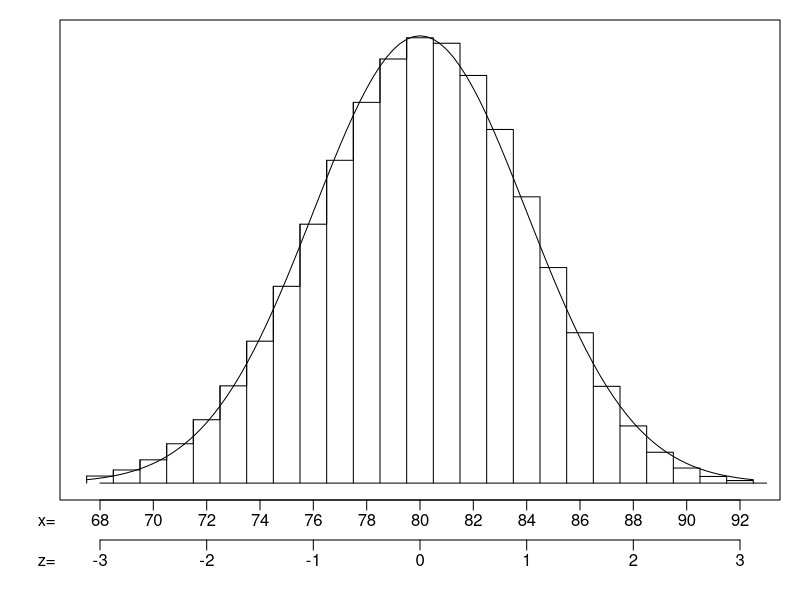
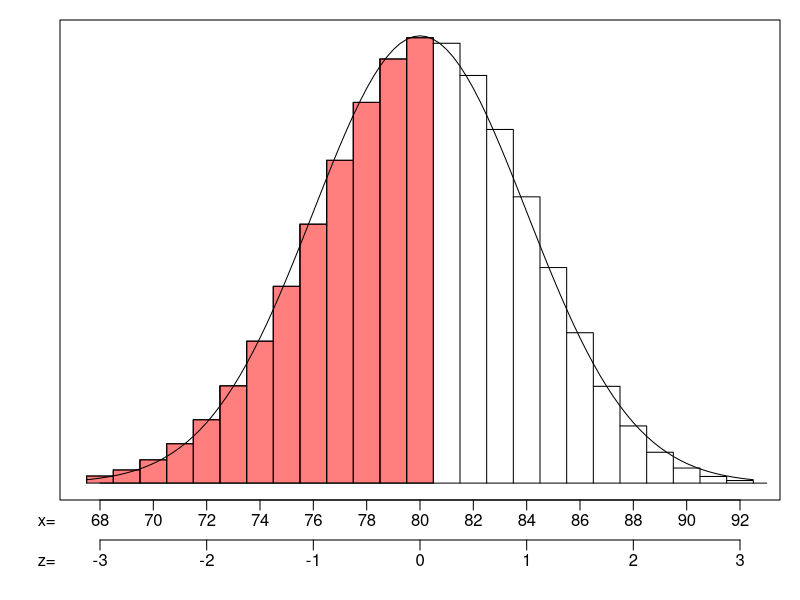
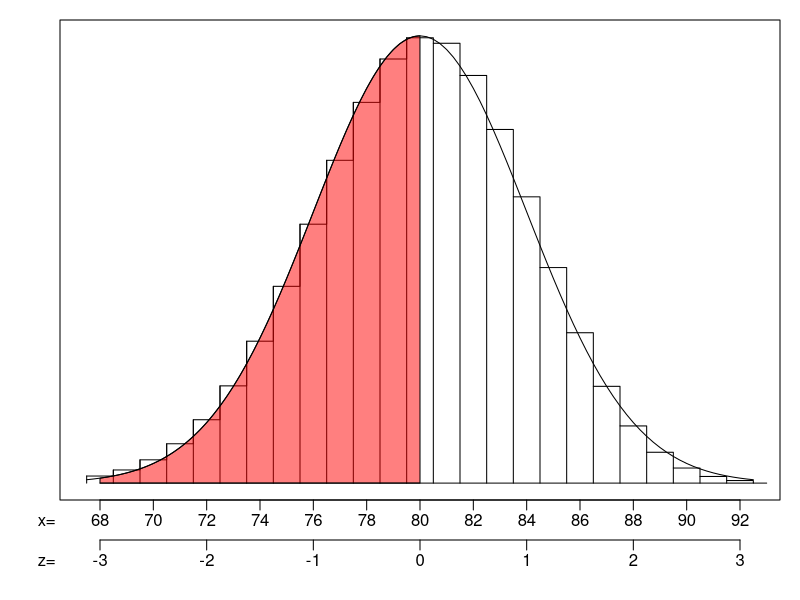
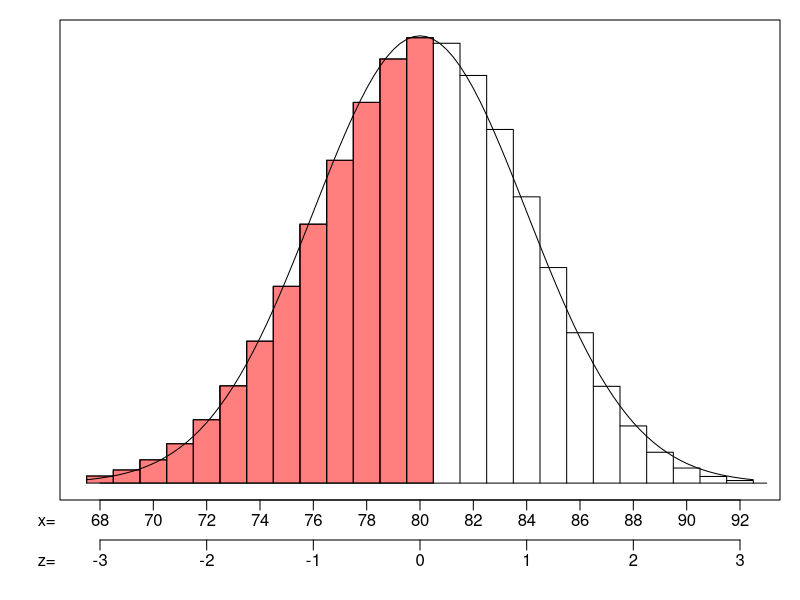
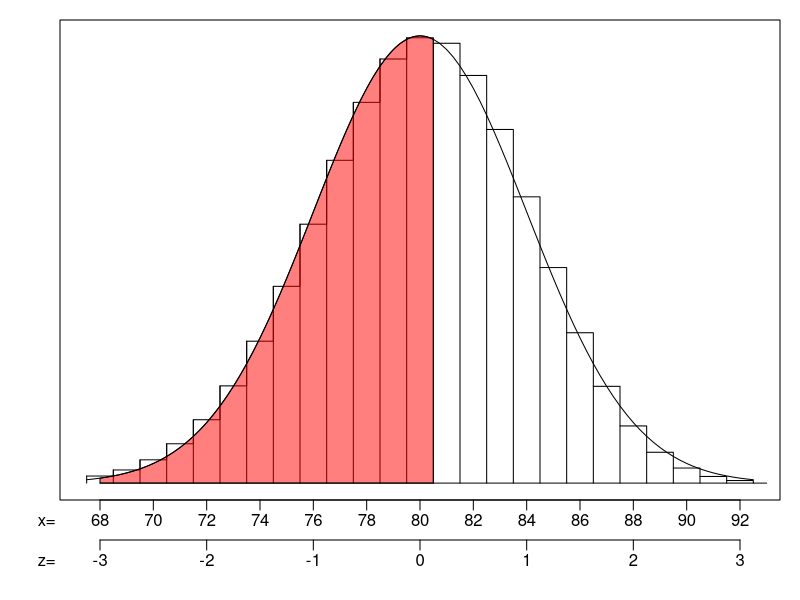
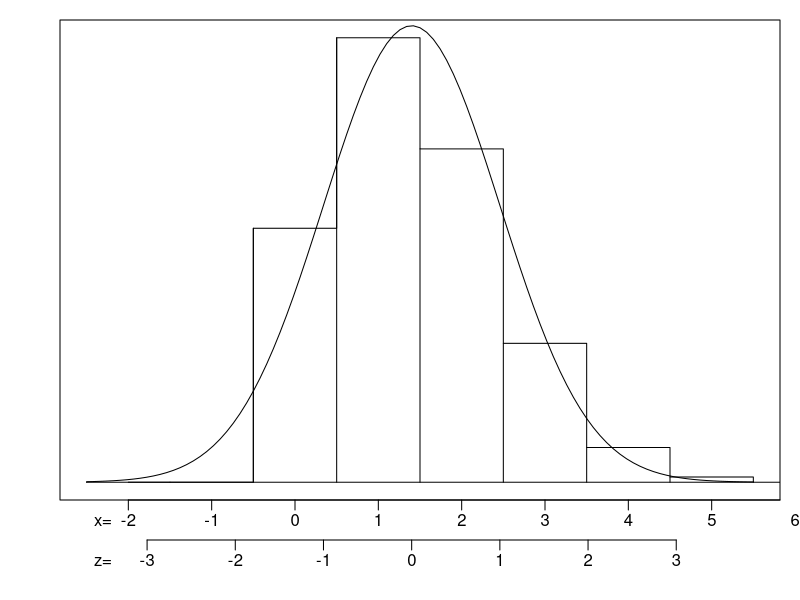

Reproduce these figures in R, in order.
## ---- chunk 1
knitr::opts_chunk$set(echo = FALSE)
## ---- chunk 2
n = 100
p = 0.8
par(mar=c(5,3,1,1))
mu = n*p
s = sqrt(n*p*(1-p))
sig = round(sqrt(n*p*(1-p)),4)
low = floor(mu-3*s)
high = ceiling(mu+3*s)+1
xs = seq(low,high,length=10000)
ys = dnorm(xs,mu,s)
yy = dbinom(low:high, n, p)
plot(low:high-0.5,yy,type="s",main=NULL,xlab=NULL,ann=FALSE, xaxt='n', ylab=NULL, yaxt='n')
lines(low:high-0.5,yy,type="h")
#polygon(c(xs[xs>=ks[1]-0.5 & xs<=ks[2]+0.5], ks[2]+0.5, ks[1]-0.5),c(ys[xs>=ks[1]-0.5 & xs<=ks[2]+0.5], 0, 0), col=rgb(1,0,0,0.5))
curve(dnorm(x,mu,s),add=TRUE)
axis(side=1, line=2,at=n*p+(-3:3)*s, labels = FALSE)
mtext(c("-3","-2","-1","0","1","2","3"),side=1,line=2.5,at=n*p+(-3:3)*s)
mtext(c("z="),line=2.5,side=1,at=n*p+(-3.5)*s)
vals = seq(low,high,as.integer(sig/2+0.5))
axis(side=1, line=0, at=vals, labels = FALSE)
mtext(vals,side=1,line=0.5,at=vals)
mtext(c("x="),line=0.5,side=1,at=n*p+(-3.5)*s)
lines(c(low,high), c(0,0))
## ---- chunk 3
n = 100
p = 0.8
par(mar=c(5,3,1,1))
mu = n*p
s = sqrt(n*p*(1-p))
sig = round(sqrt(n*p*(1-p)),4)
low = floor(mu-3*s)
high = ceiling(mu+3*s)+1
xs = seq(low,high,length=10000)
ys = dnorm(xs,mu,s)
yy = dbinom(low:high, n, p)
plot(low:high-0.5,yy,type="s",main=NULL,xlab=NULL,ann=FALSE, xaxt='n', ylab=NULL, yaxt='n')
lines(low:high-0.5,yy,type="h")
#polygon(c(xs[xs>=ks[1]-0.5 & xs<=ks[2]+0.5], ks[2]+0.5, ks[1]-0.5),c(ys[xs>=ks[1]-0.5 & xs<=ks[2]+0.5], 0, 0), col=rgb(1,0,0,0.5))
for(spot in low:80){
  y = dbinom(spot,n,p)
  polygon(c(spot-0.5,spot-0.5,spot+0.5,spot+0.5),c(0,y,y,0), col=rgb(1,0,0,0.5))  
}
curve(dnorm(x,mu,s),add=TRUE)
axis(side=1, line=2,at=n*p+(-3:3)*s, labels = FALSE)
mtext(c("-3","-2","-1","0","1","2","3"),side=1,line=2.5,at=n*p+(-3:3)*s)
mtext(c("z="),line=2.5,side=1,at=n*p+(-3.5)*s)
vals = seq(low,high,as.integer(sig/2+0.5))
axis(side=1, line=0, at=vals, labels = FALSE)
mtext(vals,side=1,line=0.5,at=vals)
mtext(c("x="),line=0.5,side=1,at=n*p+(-3.5)*s)
lines(c(low,high), c(0,0))
## ---- chunk 4
n = 100
p = 0.8
par(mar=c(5,3,1,1))
mu = n*p
s = sqrt(n*p*(1-p))
sig = round(sqrt(n*p*(1-p)),4)
low = floor(mu-3*s)
high = ceiling(mu+3*s)+1
xs = seq(low,high,length=10000)
ys = dnorm(xs,mu,s)
yy = dbinom(low:high, n, p)
plot(low:high-0.5,yy,type="s",main=NULL,xlab=NULL,ann=FALSE, xaxt='n', ylab=NULL, yaxt='n')
lines(low:high-0.5,yy,type="h")
polygon(c(xs[xs<=80], 80, low),c(ys[xs<=80], 0, 0), col=rgb(1,0,0,0.5))
curve(dnorm(x,mu,s),add=TRUE)
axis(side=1, line=2,at=n*p+(-3:3)*s, labels = FALSE)
mtext(c("-3","-2","-1","0","1","2","3"),side=1,line=2.5,at=n*p+(-3:3)*s)
mtext(c("z="),line=2.5,side=1,at=n*p+(-3.5)*s)
vals = seq(low,high,as.integer(sig/2+0.5))
axis(side=1, line=0, at=vals, labels = FALSE)
mtext(vals,side=1,line=0.5,at=vals)
mtext(c("x="),line=0.5,side=1,at=n*p+(-3.5)*s)
lines(c(low,high), c(0,0))
## ---- chunk 5
n = 100
p = 0.8
par(mar=c(5,3,1,1))
mu = n*p
s = sqrt(n*p*(1-p))
sig = round(sqrt(n*p*(1-p)),4)
low = floor(mu-3*s)
high = ceiling(mu+3*s)+1
xs = seq(low,high,length=10000)
ys = dnorm(xs,mu,s)
yy = dbinom(low:high, n, p)
plot(low:high-0.5,yy,type="s",main=NULL,xlab=NULL,ann=FALSE, xaxt='n', ylab=NULL, yaxt='n')
lines(low:high-0.5,yy,type="h")
#polygon(c(xs[xs>=ks[1]-0.5 & xs<=ks[2]+0.5], ks[2]+0.5, ks[1]-0.5),c(ys[xs>=ks[1]-0.5 & xs<=ks[2]+0.5], 0, 0), col=rgb(1,0,0,0.5))
for(spot in low:80){
  y = dbinom(spot,n,p)
  polygon(c(spot-0.5,spot-0.5,spot+0.5,spot+0.5),c(0,y,y,0), col=rgb(1,0,0,0.5))  
}
curve(dnorm(x,mu,s),add=TRUE)
axis(side=1, line=2,at=n*p+(-3:3)*s, labels = FALSE)
mtext(c("-3","-2","-1","0","1","2","3"),side=1,line=2.5,at=n*p+(-3:3)*s)
mtext(c("z="),line=2.5,side=1,at=n*p+(-3.5)*s)
vals = seq(low,high,as.integer(sig/2+0.5))
axis(side=1, line=0, at=vals, labels = FALSE)
mtext(vals,side=1,line=0.5,at=vals)
mtext(c("x="),line=0.5,side=1,at=n*p+(-3.5)*s)
lines(c(low,high), c(0,0))
## ---- chunk 6
z = (80.5-80)/4
## ---- chunk 7
n = 100
p = 0.8
par(mar=c(5,3,1,1))
mu = n*p
s = sqrt(n*p*(1-p))
sig = round(sqrt(n*p*(1-p)),4)
low = floor(mu-3*s)
high = ceiling(mu+3*s)+1
xs = seq(low,high,length=10000)
ys = dnorm(xs,mu,s)
yy = dbinom(low:high, n, p)
plot(low:high-0.5,yy,type="s",main=NULL,xlab=NULL,ann=FALSE, xaxt='n', ylab=NULL, yaxt='n')
lines(low:high-0.5,yy,type="h")
polygon(c(xs[xs<=80.5], 80.5, low),c(ys[xs<=80.5], 0, 0), col=rgb(1,0,0,0.5))
curve(dnorm(x,mu,s),add=TRUE)
axis(side=1, line=2,at=n*p+(-3:3)*s, labels = FALSE)
mtext(c("-3","-2","-1","0","1","2","3"),side=1,line=2.5,at=n*p+(-3:3)*s)
mtext(c("z="),line=2.5,side=1,at=n*p+(-3.5)*s)
vals = seq(low,high,as.integer(sig/2+0.5))
axis(side=1, line=0, at=vals, labels = FALSE)
mtext(vals,side=1,line=0.5,at=vals)
mtext(c("x="),line=0.5,side=1,at=n*p+(-3.5)*s)
lines(c(low,high), c(0,0))
## ---- chunk 8
n = 7
p = 0.2
par(mar=c(5,3,1,1))
mu = n*p
s = sqrt(n*p*(1-p))
sig = round(sqrt(n*p*(1-p)),4)
low = floor(mu-3*s)
high = ceiling(mu+3*s)+1
xs = seq(low,high,length=1000)
ys = dnorm(xs,mu,s)
yy = dbinom(low:high, n, p)
plot(low:high-0.5,yy,type="s",main=NULL,xlab=NULL,ann=FALSE, xaxt='n', ylab=NULL, yaxt='n')
lines(low:high-0.5,yy,type="h")
#polygon(c(xs[xs>=ks[1]-0.5 & xs<=ks[2]+0.5], ks[2]+0.5, ks[1]-0.5),c(ys[xs>=ks[1]-0.5 & xs<=ks[2]+0.5], 0, 0), col=rgb(1,0,0,0.5))
curve(dnorm(x,mu,s),add=TRUE)
axis(side=1, line=2,at=n*p+(-3:3)*s, labels = FALSE)
mtext(c("-3","-2","-1","0","1","2","3"),side=1,line=2.5,at=n*p+(-3:3)*s)
mtext(c("z="),line=2.5,side=1,at=n*p+(-3.5)*s)
vals = seq(low,high,as.integer(sig/2+0.5))
axis(side=1, line=0, at=vals, labels = FALSE)
mtext(vals,side=1,line=0.5,at=vals)
mtext(c("x="),line=0.5,side=1,at=n*p+(-3.5)*s)
lines(c(low,high), c(0,0))
